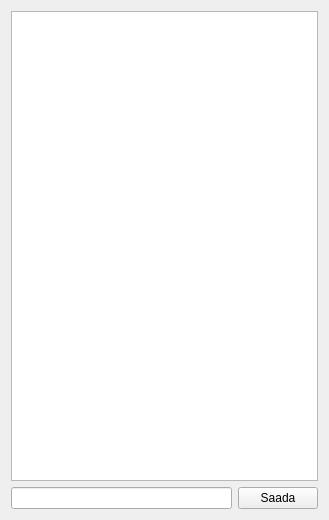
<?xml version="1.0" encoding="UTF-8"?>
<ui version="4.0">
 <class>LogAndCmdWindow</class>
 <widget class="QWidget" name="LogAndCmdWindow">
  <property name="geometry">
   <rect>
    <x>0</x>
    <y>0</y>
    <width>329</width>
    <height>520</height>
   </rect>
  </property>
  <property name="windowTitle">
   <string>Form</string>
  </property>
  <layout class="QGridLayout" name="gridLayout">
   <item row="0" column="0" colspan="2">
    <widget class="QTextEdit" name="logView">
     <property name="acceptDrops">
      <bool>false</bool>
     </property>
     <property name="readOnly">
      <bool>true</bool>
     </property>
    </widget>
   </item>
   <item row="1" column="0">
    <widget class="QLineEdit" name="cmdEdit"/>
   </item>
   <item row="1" column="1">
    <widget class="QPushButton" name="sendButton">
     <property name="text">
      <string>Saada</string>
     </property>
    </widget>
   </item>
  </layout>
 </widget>
 <resources/>
 <connections/>
</ui>
